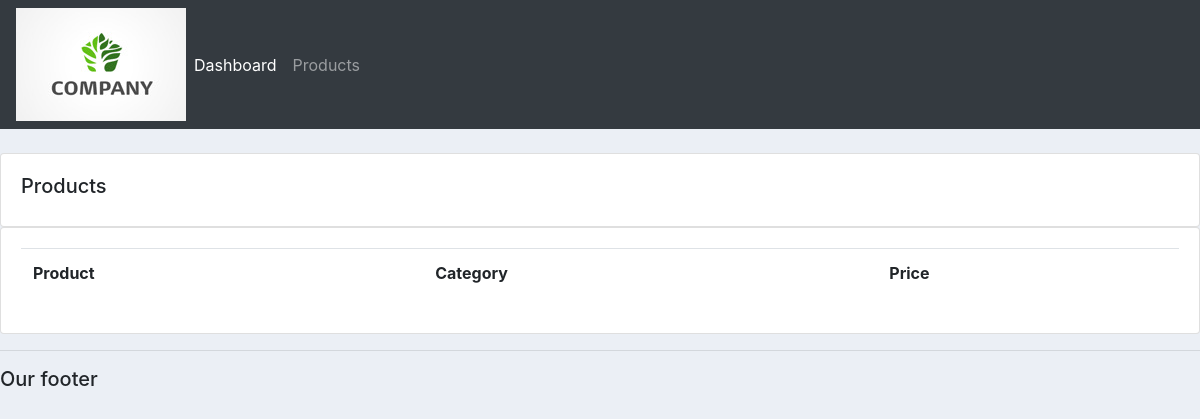
Before: /products/ with the older database file.
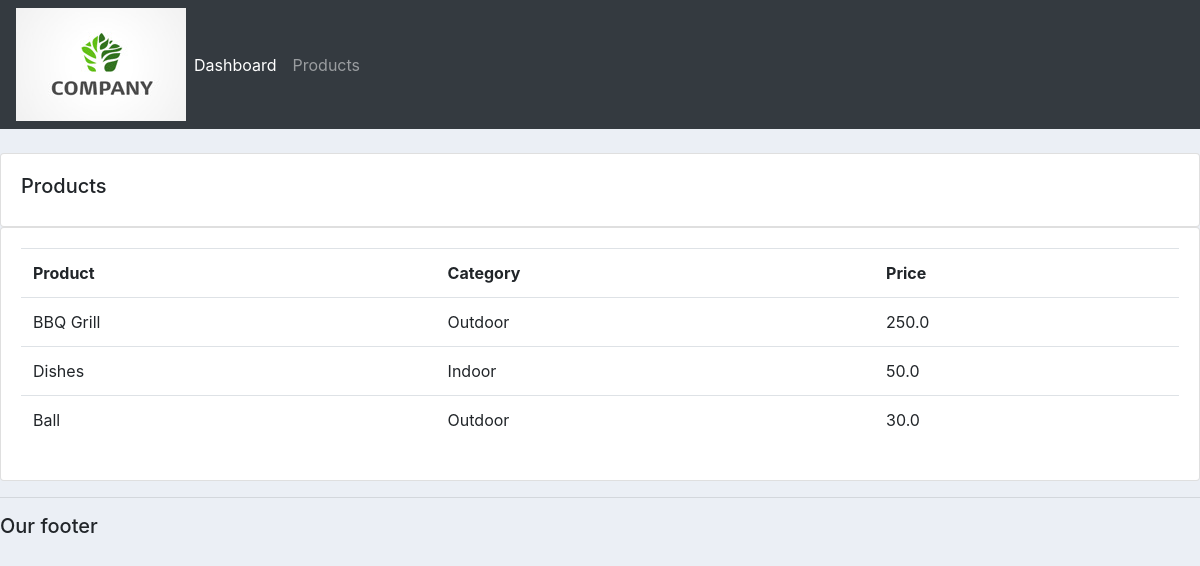
After: the same page with the newer database file.
### accounts/models.py (models this page shows, shortened)
class Product (models.Model):
    CATEGORY =(
        ('Indoor', 'Indoor'),
        ('Outdoor', 'Outdoor'),
    )
    name = models.CharField( max_length=50, null=True)
    price = models.FloatField( null=True)
    category = models.CharField( max_length=50, null=True, choices=CATEGORY)
    description = models.CharField( max_length=50, null=True , blank=True)
    date_created = models.DateTimeField( auto_now_add=True, null=True)
    tags = models.ManyToManyField(Tag)

### accounts/views.py (the view)
# urls.py: path('products/', views.products, name = 'products'),
def products(request):
    products = Product.objects.all()
    return render(request, 'accounts/products.html',{'products':products})

### accounts/templates/accounts/products.html
{% extends 'accounts/main.html' %}
{% block content%}
<br>
<div class="row">
    <div class="col-md">
        <div class="card card-body">
            <h5>Products</h5>
        </div>
        <div class="card card-body">
            <table class="table">
                <tr>
                    <th>Product</th>
                    <th>Category</th>
                    <th>Price</th>
                </tr>
                {% for i in products %}
                    <tr>
                        <td>{{i.name}}</td>
                        <td>{{i.category}}</td>
                        <td>{{i.price}}</td>
                    </tr>
                {% endfor %}
            </table>
        </div>
    </div>
</div>
{% endblock %}

Changed rows visible on the page:
added Product: name "BBQ Grill", category "Outdoor", price "250.0"
added Product: name "Dishes", category "Indoor", price "50.0"
added Product: name "Ball", category "Outdoor", price "30.0"
